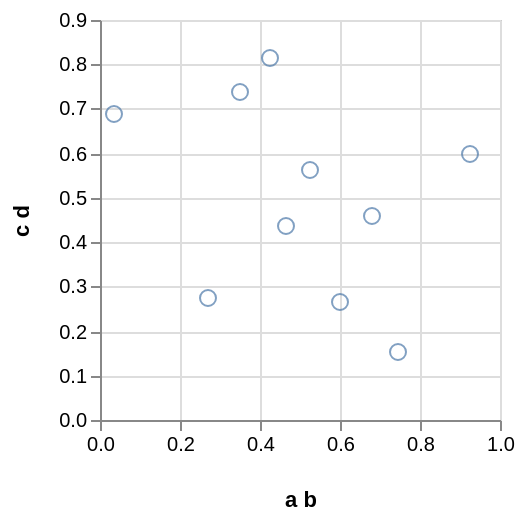

The Vega-Lite source for this figure:
### Vega specification from a JSON file in a GitHub repository (floating-point values rounded to 4 significant figures)
{"$schema": "https://vega.github.io/schema/vega/v3.0.json", "autosize": "pad", "padding": 5, "encode": {"update": {"stroke": {"value": "#ccc"}, "fill": {"value": "transparent"}}}, "data": [{"name": "source_0", "values": [{"a b": 0.9229, "c d": 0.5983}, {"a b": 0.682, "c d": 0.46}, {"a b": 0.03553, "c d": 0.6864}, {"a b": 0.3491, "c d": 0.7368}, {"a b": 0.4248, "c d": 0.813}, {"a b": 0.5239, "c d": 0.5616}, {"a b": 0.4668, "c d": 0.4366}, {"a b": 0.2692, "c d": 0.2747}, {"a b": 0.601, "c d": 0.2649}, {"a b": 0.7458, "c d": 0.1544}]}, {"name": "data_0", "source": "source_0", "transform": [{"type": "formula", "expr": "toNumber(datum[\"a b\"])", "as": "a b"}, {"type": "formula", "expr": "toNumber(datum[\"c d\"])", "as": "c d"}, {"type": "filter", "expr": "datum[\"a b\"] !== null && !isNaN(datum[\"a b\"]) && datum[\"c d\"] !== null && !isNaN(datum[\"c d\"])"}]}], "signals": [{"name": "width", "update": "200"}, {"name": "height", "update": "200"}], "marks": [{"name": "marks", "type": "symbol", "role": "point", "from": {"data": "data_0"}, "encode": {"update": {"x": {"scale": "x", "field": "a b"}, "y": {"scale": "y", "field": "c d"}, "stroke": {"value": "#4c78a8"}, "fill": {"value": "transparent"}, "opacity": {"value": 0.7}}}}], "scales": [{"name": "x", "type": "linear", "domain": {"data": "data_0", "field": "a b"}, "range": [0, {"signal": "width"}], "round": true, "nice": true, "zero": true}, {"name": "y", "type": "linear", "domain": {"data": "data_0", "field": "c d"}, "range": [{"signal": "height"}, 0], "round": true, "nice": true, "zero": true}], "axes": [{"scale": "x", "labelOverlap": true, "orient": "bottom", "tickCount": 5, "title": "a b", "zindex": 1}, {"scale": "x", "domain": false, "grid": true, "labels": false, "maxExtent": 0, "minExtent": 0, "orient": "bottom", "tickCount": 5, "ticks": false, "zindex": 0, "gridScale": "y"}, {"scale": "y", "orient": "left", "title": "c d", "zindex": 1}, {"scale": "y", "domain": false, "grid": true, "labels": false, "maxExtent": 0, "minExtent": 0, "orient": "left", "ticks": false, "zindex": 0, "gridScale": "x"}], "config": {"axis": {"minExtent": 30}}}
